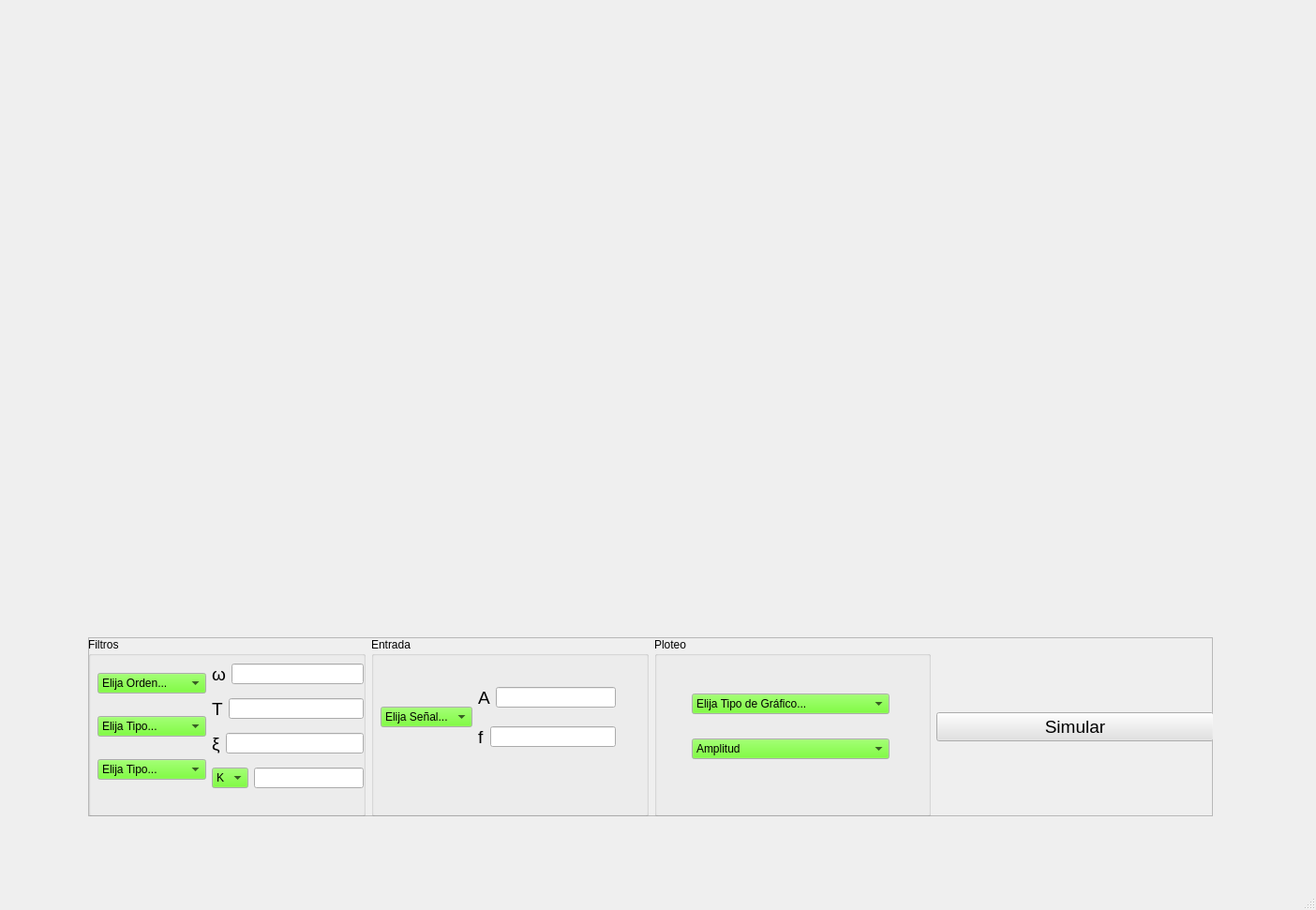
<?xml version="1.0" encoding="UTF-8"?>
<ui version="4.0">
 <class>MainWindow</class>
 <widget class="QMainWindow" name="MainWindow">
  <property name="geometry">
   <rect>
    <x>0</x>
    <y>0</y>
    <width>1404</width>
    <height>971</height>
   </rect>
  </property>
  <property name="sizePolicy">
   <sizepolicy hsizetype="Preferred" vsizetype="Preferred">
    <horstretch>0</horstretch>
    <verstretch>0</verstretch>
   </sizepolicy>
  </property>
  <property name="palette">
   <palette>
    <active>
     <colorrole role="Button">
      <brush brushstyle="SolidPattern">
       <color alpha="255">
        <red>85</red>
        <green>255</green>
        <blue>0</blue>
       </color>
      </brush>
     </colorrole>
    </active>
    <inactive>
     <colorrole role="Button">
      <brush brushstyle="SolidPattern">
       <color alpha="255">
        <red>85</red>
        <green>255</green>
        <blue>0</blue>
       </color>
      </brush>
     </colorrole>
    </inactive>
    <disabled>
     <colorrole role="Button">
      <brush brushstyle="SolidPattern">
       <color alpha="255">
        <red>85</red>
        <green>255</green>
        <blue>0</blue>
       </color>
      </brush>
     </colorrole>
    </disabled>
   </palette>
  </property>
  <property name="windowTitle">
   <string>SIMBA</string>
  </property>
  <widget class="QWidget" name="centralwidget">
   <widget class="QFrame" name="frame">
    <property name="geometry">
     <rect>
      <x>94</x>
      <y>680</y>
      <width>1200</width>
      <height>191</height>
     </rect>
    </property>
    <property name="sizePolicy">
     <sizepolicy hsizetype="Minimum" vsizetype="Fixed">
      <horstretch>0</horstretch>
      <verstretch>0</verstretch>
     </sizepolicy>
    </property>
    <property name="maximumSize">
     <size>
      <width>1200</width>
      <height>200</height>
     </size>
    </property>
    <property name="frameShape">
     <enum>QFrame::StyledPanel</enum>
    </property>
    <property name="frameShadow">
     <enum>QFrame::Raised</enum>
    </property>
    <widget class="QWidget" name="horizontalLayoutWidget">
     <property name="geometry">
      <rect>
       <x>0</x>
       <y>0</y>
       <width>1201</width>
       <height>191</height>
      </rect>
     </property>
     <layout class="QHBoxLayout" name="horizontalLayout_main">
      <item>
       <layout class="QHBoxLayout" name="horizontalLayout_filter_wrap">
        <item>
         <widget class="QGroupBox" name="filterGroupBox">
          <property name="title">
           <string>Filtros</string>
          </property>
          <widget class="QWidget" name="horizontalLayoutWidget_5">
           <property name="geometry">
            <rect>
             <x>10</x>
             <y>20</y>
             <width>284</width>
             <height>153</height>
            </rect>
           </property>
           <layout class="QHBoxLayout" name="horizontalLayout_filter">
            <item>
             <layout class="QVBoxLayout" name="verticalLayout_filter_ddown">
              <item>
               <widget class="QComboBox" name="filterOrder">
                <property name="editable">
                 <bool>false</bool>
                </property>
                <property name="currentText">
                 <string>Elija Orden...</string>
                </property>
                <item>
                 <property name="text">
                  <string>Elija Orden...</string>
                 </property>
                </item>
                <item>
                 <property name="text">
                  <string>Primer Orden</string>
                 </property>
                </item>
                <item>
                 <property name="text">
                  <string>Segundo Orden</string>
                 </property>
                </item>
               </widget>
              </item>
              <item>
               <widget class="QComboBox" name="filterType">
                <item>
                 <property name="text">
                  <string>Elija Tipo...</string>
                 </property>
                </item>
                <item>
                 <property name="text">
                  <string>Pasa Bajos</string>
                 </property>
                </item>
                <item>
                 <property name="text">
                  <string>Pasa Altos</string>
                 </property>
                </item>
                <item>
                 <property name="text">
                  <string>Pasa Todo</string>
                 </property>
                </item>
               </widget>
              </item>
              <item>
               <widget class="QComboBox" name="filterType2">
                <item>
                 <property name="text">
                  <string>Elija Tipo...</string>
                 </property>
                </item>
                <item>
                 <property name="text">
                  <string>Pasa Bajos</string>
                 </property>
                </item>
                <item>
                 <property name="text">
                  <string>Pasa Altos</string>
                 </property>
                </item>
                <item>
                 <property name="text">
                  <string>Pasa Todo</string>
                 </property>
                </item>
                <item>
                 <property name="text">
                  <string>Pasa Banda</string>
                 </property>
                </item>
                <item>
                 <property name="text">
                  <string>Notch</string>
                 </property>
                </item>
               </widget>
              </item>
             </layout>
            </item>
            <item>
             <layout class="QVBoxLayout" name="verticalLayout_filter_values">
              <item>
               <layout class="QHBoxLayout" name="horizontalLayout_w">
                <item>
                 <widget class="QLabel" name="label_w">
                  <property name="font">
                   <font>
                    <pointsize>14</pointsize>
                   </font>
                  </property>
                  <property name="text">
                   <string>ω</string>
                  </property>
                 </widget>
                </item>
                <item>
                 <widget class="QLineEdit" name="lineEdit_w"/>
                </item>
               </layout>
              </item>
              <item>
               <layout class="QHBoxLayout" name="horizontalLayout_T">
                <item>
                 <widget class="QLabel" name="label_T">
                  <property name="font">
                   <font>
                    <pointsize>14</pointsize>
                   </font>
                  </property>
                  <property name="text">
                   <string>T</string>
                  </property>
                 </widget>
                </item>
                <item>
                 <widget class="QLineEdit" name="lineEdit_T"/>
                </item>
               </layout>
              </item>
              <item>
               <layout class="QHBoxLayout" name="horizontalLayout_psy">
                <item>
                 <widget class="QLabel" name="label_psy">
                  <property name="font">
                   <font>
                    <pointsize>14</pointsize>
                   </font>
                  </property>
                  <property name="text">
                   <string>ξ</string>
                  </property>
                 </widget>
                </item>
                <item>
                 <widget class="QLineEdit" name="lineEdit_psy"/>
                </item>
               </layout>
              </item>
              <item>
               <layout class="QHBoxLayout" name="horizontalLayout_K">
                <item>
                 <widget class="QComboBox" name="comboBox_KG">
                  <item>
                   <property name="text">
                    <string>K</string>
                   </property>
                  </item>
                  <item>
                   <property name="text">
                    <string>G</string>
                   </property>
                  </item>
                 </widget>
                </item>
                <item>
                 <widget class="QLineEdit" name="lineEdit_KG"/>
                </item>
               </layout>
              </item>
             </layout>
            </item>
           </layout>
          </widget>
         </widget>
        </item>
       </layout>
      </item>
      <item>
       <layout class="QHBoxLayout" name="horizontalLayout_input_wrap">
        <item>
         <widget class="QGroupBox" name="inputGroupBox">
          <property name="title">
           <string>Entrada</string>
          </property>
          <widget class="QWidget" name="horizontalLayoutWidget_9">
           <property name="geometry">
            <rect>
             <x>10</x>
             <y>40</y>
             <width>251</width>
             <height>91</height>
            </rect>
           </property>
           <layout class="QHBoxLayout" name="horizontalLayout_input">
            <item>
             <widget class="QComboBox" name="inputType">
              <item>
               <property name="text">
                <string>Elija Señal...</string>
               </property>
              </item>
              <item>
               <property name="text">
                <string>Senoide</string>
               </property>
              </item>
              <item>
               <property name="text">
                <string>Pulso</string>
               </property>
              </item>
             </widget>
            </item>
            <item>
             <layout class="QVBoxLayout" name="verticalLayout_input_values">
              <item>
               <layout class="QHBoxLayout" name="horizontalLayout_A">
                <item>
                 <widget class="QLabel" name="label_A">
                  <property name="font">
                   <font>
                    <pointsize>14</pointsize>
                   </font>
                  </property>
                  <property name="text">
                   <string>A</string>
                  </property>
                 </widget>
                </item>
                <item>
                 <widget class="QLineEdit" name="lineEdit_A"/>
                </item>
               </layout>
              </item>
              <item>
               <layout class="QHBoxLayout" name="horizontalLayout_f">
                <item>
                 <widget class="QLabel" name="label_f">
                  <property name="font">
                   <font>
                    <pointsize>14</pointsize>
                   </font>
                  </property>
                  <property name="text">
                   <string>f</string>
                  </property>
                 </widget>
                </item>
                <item>
                 <widget class="QLineEdit" name="lineEdit_f"/>
                </item>
               </layout>
              </item>
             </layout>
            </item>
           </layout>
          </widget>
         </widget>
        </item>
       </layout>
      </item>
      <item>
       <layout class="QHBoxLayout" name="horizontalLayout_plot_wrap">
        <item>
         <widget class="QGroupBox" name="plotGroupBox">
          <property name="title">
           <string>Ploteo</string>
          </property>
          <widget class="QWidget" name="verticalLayoutWidget">
           <property name="geometry">
            <rect>
             <x>40</x>
             <y>40</y>
             <width>211</width>
             <height>111</height>
            </rect>
           </property>
           <layout class="QVBoxLayout" name="verticalLayout_plot">
            <item>
             <widget class="QComboBox" name="plotType">
              <item>
               <property name="text">
                <string>Elija Tipo de Gráfico...</string>
               </property>
              </item>
              <item>
               <property name="text">
                <string>Salida</string>
               </property>
              </item>
              <item>
               <property name="text">
                <string>Bode</string>
               </property>
              </item>
              <item>
               <property name="text">
                <string>Polos/Ceros</string>
               </property>
              </item>
             </widget>
            </item>
            <item>
             <widget class="QComboBox" name="ampOrFase">
              <item>
               <property name="text">
                <string>Amplitud</string>
               </property>
              </item>
              <item>
               <property name="text">
                <string>Fase</string>
               </property>
              </item>
             </widget>
            </item>
           </layout>
          </widget>
         </widget>
        </item>
       </layout>
      </item>
      <item>
       <layout class="QHBoxLayout" name="horizontalLayout_simButton_wrap">
        <property name="spacing">
         <number>6</number>
        </property>
        <item>
         <widget class="QPushButton" name="simButton">
          <property name="palette">
           <palette>
            <active>
             <colorrole role="Button">
              <brush brushstyle="SolidPattern">
               <color alpha="255">
                <red>225</red>
                <green>225</green>
                <blue>225</blue>
               </color>
              </brush>
             </colorrole>
            </active>
            <inactive>
             <colorrole role="Button">
              <brush brushstyle="SolidPattern">
               <color alpha="255">
                <red>225</red>
                <green>225</green>
                <blue>225</blue>
               </color>
              </brush>
             </colorrole>
            </inactive>
            <disabled>
             <colorrole role="Button">
              <brush brushstyle="SolidPattern">
               <color alpha="255">
                <red>225</red>
                <green>225</green>
                <blue>225</blue>
               </color>
              </brush>
             </colorrole>
            </disabled>
           </palette>
          </property>
          <property name="font">
           <font>
            <pointsize>14</pointsize>
           </font>
          </property>
          <property name="text">
           <string>Simular</string>
          </property>
         </widget>
        </item>
       </layout>
      </item>
     </layout>
    </widget>
   </widget>
   <widget class="QStackedWidget" name="graphics">
    <property name="geometry">
     <rect>
      <x>90</x>
      <y>20</y>
      <width>1191</width>
      <height>641</height>
     </rect>
    </property>
    <widget class="QWidget" name="page"/>
    <widget class="QWidget" name="page_2"/>
   </widget>
  </widget>
  <widget class="QMenuBar" name="menubar">
   <property name="geometry">
    <rect>
     <x>0</x>
     <y>0</y>
     <width>1404</width>
     <height>21</height>
    </rect>
   </property>
  </widget>
  <widget class="QStatusBar" name="statusbar"/>
 </widget>
 <resources/>
 <connections/>
</ui>
